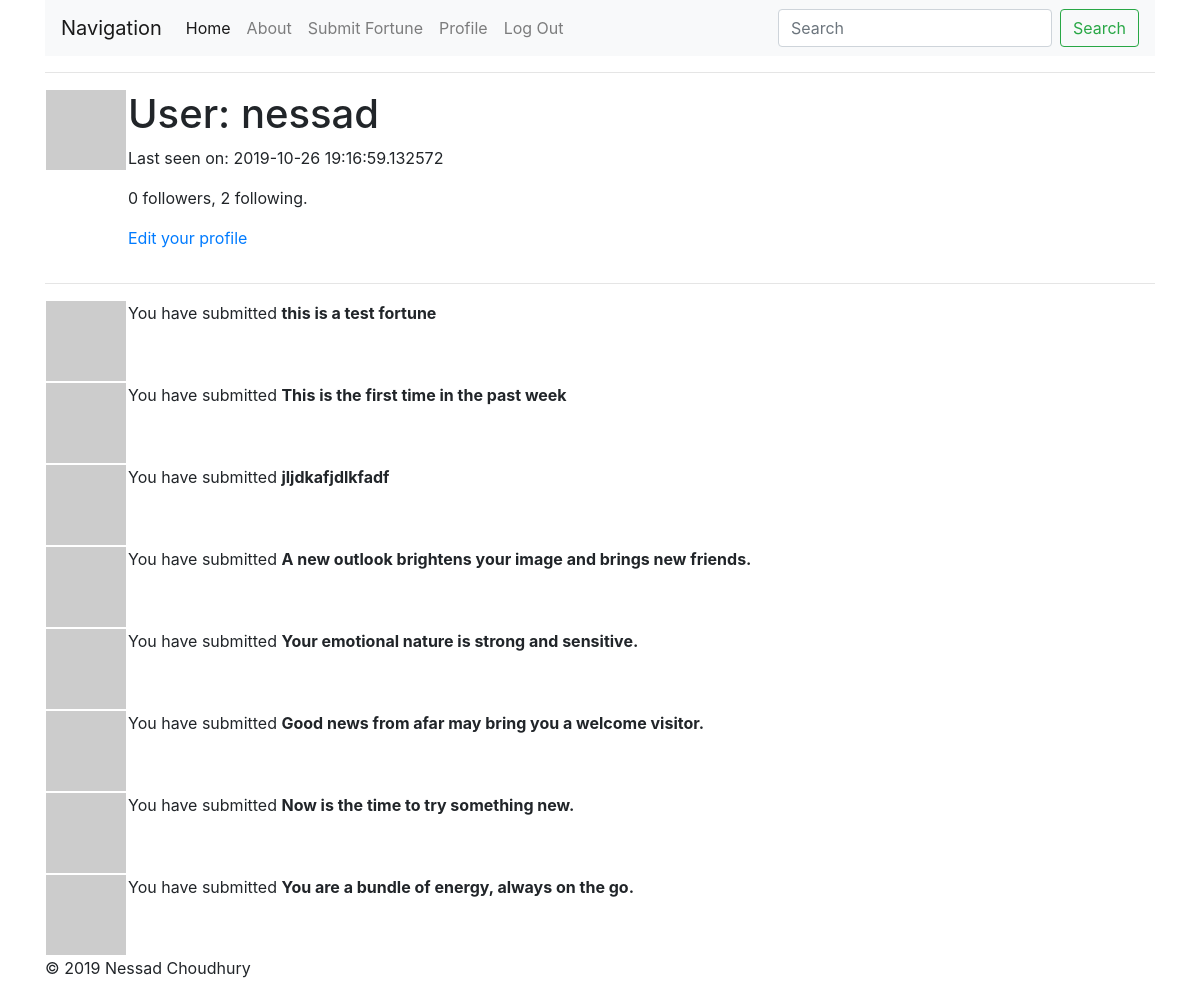
/user/nessad (signed in), run on an earlier commit of the app's database.
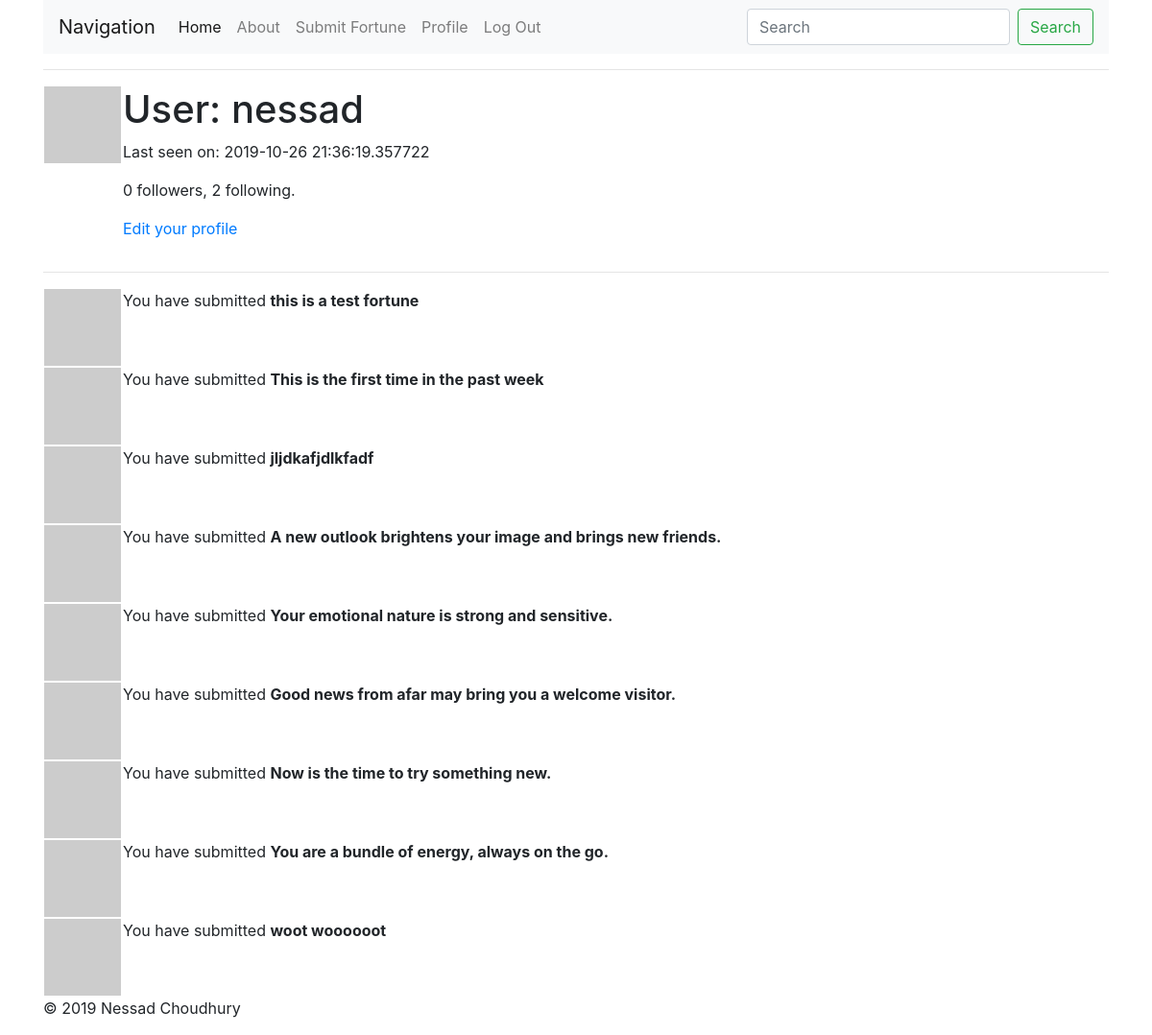
And on a later commit of the database.
### fortunesite/models.py (models this page shows, shortened)
class User(UserMixin, db.Model):
    id = db.Column(db.Integer, primary_key=True)
    username = db.Column(db.String(64), index=True, unique=True,
                         nullable=False)
    email = db.Column(db.String(120), index=True, unique=True)
    password_hash = db.Column(db.String(128))
    fortunes = db.relationship('Fortune', backref='author', lazy=True)
    about_me = db.Column(db.String(140))
    last_seen = db.Column(db.DateTime, default=datetime.utcnow)
    followed = db.relationship(
        'User', secondary=followers,
        primaryjoin=(followers.c.follower_id == id),
        secondaryjoin=(followers.c.followed_id == id),
        backref=db.backref('followers', lazy='dynamic'), lazy='dynamic')
    def avatar(self, size):
        digest = md5(self.email.lower().encode('utf-8')).hexdigest()
        return 'https://www.gravatar.com/avatar/{}?d=identicon&s={}'.format(
            digest, size)

class Fortune(db.Model):
    id = db.Column(db.Integer, primary_key=True)
    content = db.Column(db.String(140))
    timestamp = db.Column(db.DateTime, index=True,
                          default=datetime.utcnow)
    user_id = db.Column(db.Integer, db.ForeignKey('user.id'))

### fortunesite/routes.py (the view)
@app.route('/user/<username>')
@login_required
def user(username):
    user = User.query.filter_by(username=username).first_or_404()
    fortunes = Fortune.query.filter_by(author=user).all()
    return render_template('user.html', user=user, fortunes=fortunes)

### fortunesite/models.py (called while the page is built)
@login.user_loader
def load_user(id):
    return User.query.get(int(id))

### fortunesite/routes.py (called while the page is built)
@app.before_request
def before_request():
    if current_user.is_authenticated:
        current_user.last_seen = datetime.utcnow()
        db.session.commit()

### fortunesite/templates/user.html (shortened to what this page needs)
{% extends "layout.html" %}
{% block body %}
    <table>
        <tr valign='top'>
            <td><img src= "{{ user.avatar(128) }}"></td>
            <td>
                <h1>User: {{ user.username }}</h1>
                {% if user.last_seen %}<p>Last seen on: {{ user.last_seen }}</p>{% endif %}
                <p>{{ user.followers.count() }} followers, {{ user.followed.count() }} following.</p>
                {% if user == current_user %}
                <p><a href="{{ url_for('edit_profile') }}">Edit your profile</a></p>
                {% elif not current_user.is_following(user) %}
                <p><a href="{{ url_for('follow', username=user.username) }}">Follow</a></p>
                {% else %}
                <p><a href="{{ url_for('unfollow', username=user.username) }}">Unfollow</a></p>
                {% endif %}
            </td>
        </tr>
    </table>
    <hr>
    {% for fortune in fortunes %}
        {% include '_fortune.html' %}
    {% endfor %}
{% endblock %}

### fortunesite/templates/_fortune.html
<table>
    <tr valign="top">
        <td><img src="{{ fortune.author.avatar(36) }}"></td>
        {% if user == current_user %}
        <td>You have submitted <b>{{ fortune.content }}</b></td>
        {% else %}
        <td>{{ fortune.author.username }} has submitted <b>{{ fortune.content }}</b></td>
        {% endif %}
    </tr>
</table>

What changed in the data, as far as the page shows it:
changed User "nessad": last_seen "2019-10-26 19:16:59.132572" → "2019-10-26 21:36:19.357722"
added Fortune: content "woot woooooot"
